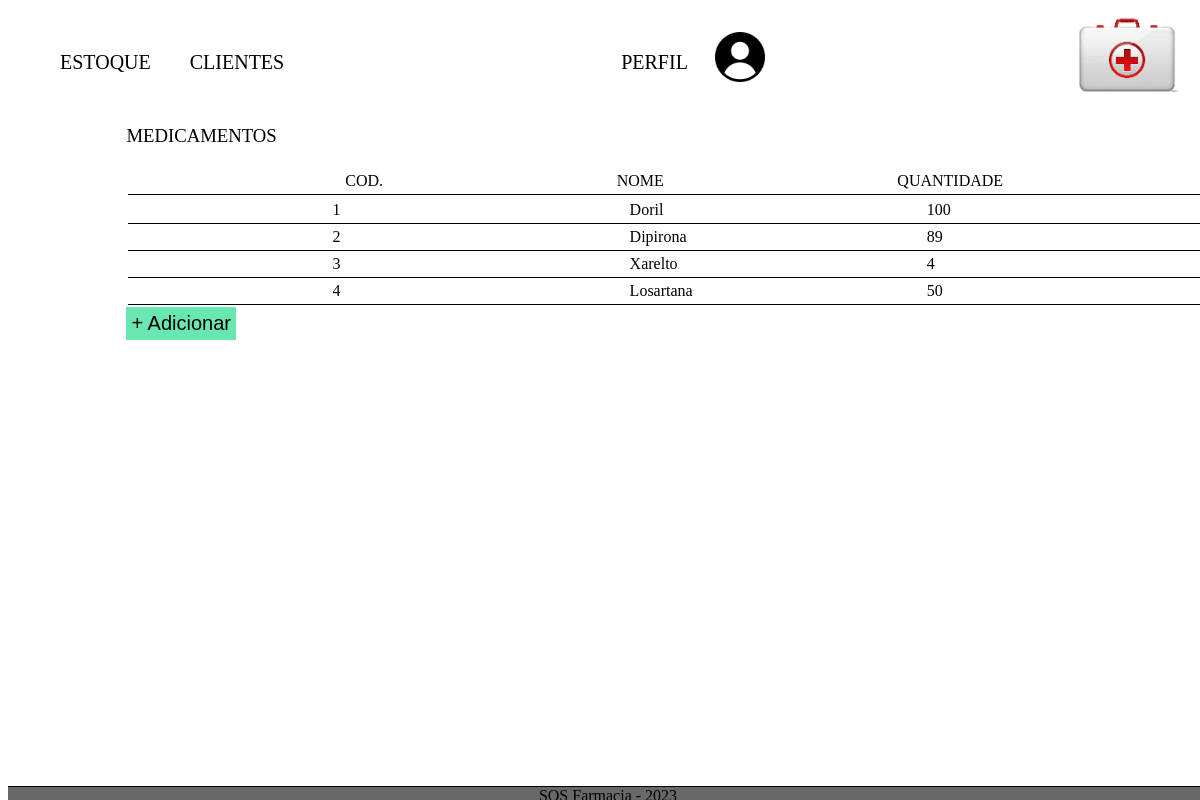
Before: /tcc2.0/estoque.php with the older database file.
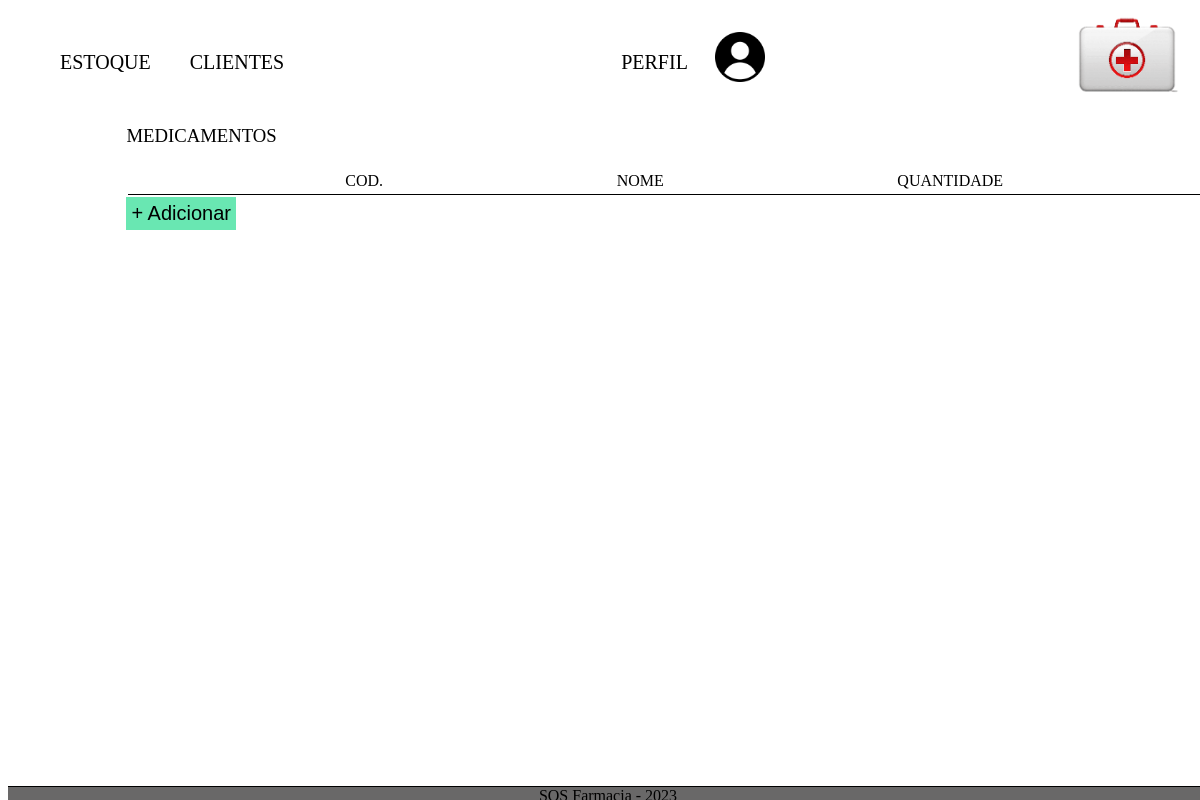
After: the same page with the newer database file.
### tables this page shows
create table Produtos(
    IdProduto int not null primary key auto_increment,
    NomeProd varchar(50) not null,
    QtndProd int not null,
    DataAtualProd date not null
);

### tcc2.0/estoque.php (the view, shortened to what this page needs)
<?php
    include_once "php_action/conexao_bd.php";
    include_once "includes/head.php";
    include_once "includes/menu.php";
?>
    <section class="catalogo">
        <div class="pesquisa">
            <h3>MEDICAMENTOS</h3>
        </div>
        <table>
            <thead class="list">
                <tr>
                    <th>COD. </th>
                    <th>NOME</th>
                    <th>QUANTIDADE</th>
                </tr>
            </thead>
            <tbody>
            <?php
                $sql = "SELECT * FROM Produtos";
                $resultado = mysqli_query($connection, $sql);
                while($dados = mysqli_fetch_array($resultado)){
                ?>
                <tr>
                    <td><?php echo $dados['IdProduto'];?></td>
                    <td><?php echo $dados['NomeProd'];?></td>
                    <td><?php echo $dados['QtndProd'];?></td>
                </tr>
                <?php }
		?>
            </tbody>
        </table>
        <button class="addProduto"><a href="AdicionarProd.php">+ Adicionar</a>  </button>
    </section>
<?php
    include_once "includes/footer.php";
?>

### tcc2.0/includes/head.php (shortened to what this page needs)
<!DOCTYPE html>
<html lang="en">
<head>
    <link rel="stylesheet" href="style.css">
</head>
<body>

### tcc2.0/includes/menu.php (shortened to what this page needs)
<nav id="#menu" class="menu">
        <ul>
            <li><a href="estoque.php">ESTOQUE</a></li>
            <li><a href="clientes.php">CLIENTES</a></li>
            <li style="margin-left: 300px;"><a href="login.php">PERFIL</a></li>
            <img src="img/user.png" alt="user">
        </ul>
        <div class="logo"><img src="img/logoTcc.png" alt="logo"></div>
    </nav>

### tcc2.0/includes/footer.php (shortened to what this page needs)
<footer class="rodape">
        <div>
        <p>SOS Farmacia - 2023</p>
        </div>
    </footer>
</body>
</html>

### tcc2.0/style.css (style rules this page uses)
* { font-style: normal; font-weight:normal; }
a { text-align: center; font-size: 20px; color: black; font-weight:normal; font-style: normal; text-decoration: none; }
.menu ul { display: flex; gap: 15px; font-size: large; align-items: center; justify-content: center; }
.menu li { list-style:none; position:relative; margin: 2px; }
.menu li a { padding: 10px; margin-top: 10px; }
.menu img { width: 50px; height: auto; }
nav .logo img { width: 130px; }
nav { width: 100%; display: flex; justify-content: space-between; }
.rodape { width: 100%; height: auto; background-color: #696868; color: #000; margin-bottom: -5px; border-top: 1px solid #000; margin-top: 50px; bottom: 0; }
footer p { width: 50%; display: block; margin: 0 auto 0 auto; background-color: #696868; text-align: center; }
tr, td, th { text-align: center; display: flex; justify-content: space-between; padding: 2px 100px 2px 100px; }
ul, li { display: flex; justify-content: space-between; }
.catalogo, table { width: 80%; margin: 0 auto 0 auto; }

### tcc2.0/estoque.php (style rules this page uses)
.addProduto { padding: 5px; background-color: #69E7B2; border: none; }
tr { width: 90%; text-align: center; border-bottom: solid 1px; }
th { margin-right: 0px; margin: 0 auto; }
td { width: 10%; margin-left: 5px; margin: 0 auto; }

### tcc2.0/includes/footer.php (style rules this page uses)
footer p { width: 50%; display: block; margin: 0 auto 0 auto; text-align: center; }
.rodape { width: 100%; height: auto; background-color: #696868; color: #000; margin-bottom: -5px; border-top: 1px solid #000; margin-top: 50px; }
footer { bottom: 5px; position: fixed; width: 80%; text-align: center; }

Changed rows visible on the page:
removed produtos: IdProduto "1", NomeProd "Doril", QtndProd "100"
removed produtos: IdProduto "2", NomeProd "Dipirona", QtndProd "89"
removed produtos: IdProduto "3", NomeProd "Xarelto", QtndProd "4"
removed produtos: IdProduto "4", NomeProd "Losartana", QtndProd "50"
